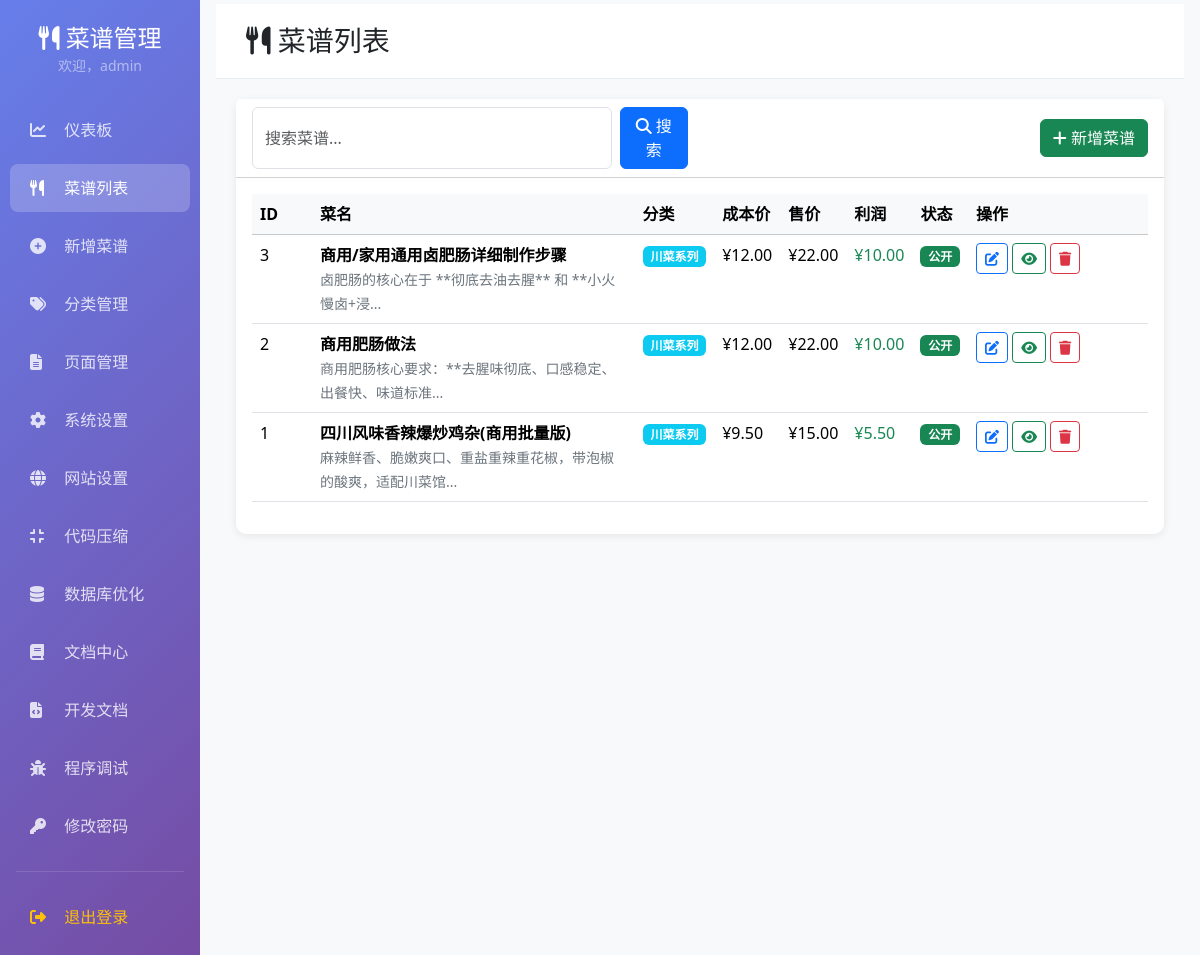
Before: /admin/recipe_list.php (signed in) with the older database file.
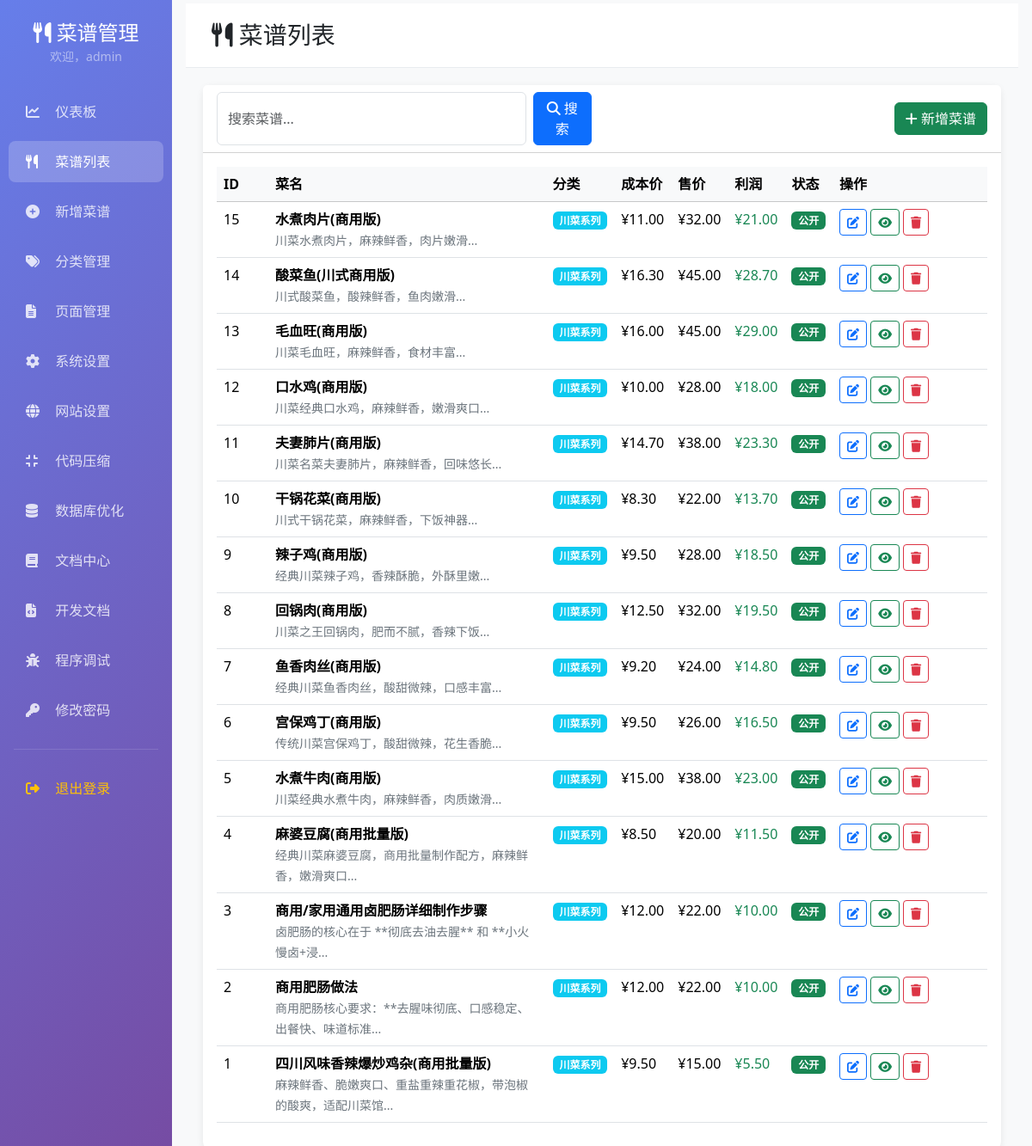
After: the same page with the newer database file.
### tables this page shows
CREATE TABLE recipes (
    id INTEGER PRIMARY KEY AUTOINCREMENT,
    title TEXT NOT NULL,
    description TEXT,
    content TEXT NOT NULL,
    cover TEXT,
    category_id INTEGER,
    cost_price REAL DEFAULT 0,
    sell_price REAL DEFAULT 0,
    is_public INTEGER DEFAULT 1,
    created_at DATETIME DEFAULT CURRENT_TIMESTAMP
);

CREATE TABLE categories (
    id INTEGER PRIMARY KEY AUTOINCREMENT,
    name TEXT NOT NULL
);

### includes/functions.php (called while the page is built, shortened)
<?php
if (!function_exists('encode_id')) {
    function encode_id($id, $type = 'recipe') {
        $base36 = base_convert($id, 10, 36);
        $pad_length = 10 - strlen($base36);
        if ($type === 'page') {
            $prefix = 'A' . substr(md5($id . 'page'), 0, 1);
        } else {
            $hash = strtoupper(md5($id . 'recipe'));
            $p1 = $hash[0];
            $p2 = $hash[1];
            $prefix = $p1 . $p2;
        }
        $encoded = $prefix . str_pad($base36, $pad_length + strlen($base36), '0', STR_PAD_LEFT);
        $hash = md5($id . $type . $encoded);
        $hash_len = strlen($hash);
        $chars = str_split($encoded);
        foreach ($chars as $i => $char) {
            if (ctype_alpha($char)) {
                $hex = $hash[$i % $hash_len];
                if ((hexdec($hex) % 2) === 0) {
                    $chars[$i] = strtolower($char);
                } else {
                    $chars[$i] = strtoupper($char);
                }
            }
        }
        return implode('', $chars);
    }
}
?>

### admin/recipe_list.php (the view, shortened to what this page needs)
<?php
require'layout_header.php';
$search=$_GET['search']??'';
$where=$search?"WHERE title LIKE '%$search%' OR description LIKE '%$search%'":'';
$list=$db->query("SELECT r.*, c.name as category_name FROM recipes r
LEFT JOIN categories c ON r.category_id=c.id
$where ORDER BY r.id DESC")->fetchAll();
?>
<div class="page-header">
<h3 class="mb-0"><i class="fas fa-utensils"></i> 菜谱列表</h3>
</div>
<div class="card">
<div class="card-header bg-white">
<div class="row align-items-center">
<div class="col-md-6">
<form method="get" class="d-flex">
<input type="text" name="search" class="form-control me-2"
placeholder="搜索菜谱..." value="<?=htmlspecialchars($search)?>">
<button class="btn btn-primary" type="submit">
<i class="fas fa-search"></i> 搜索
</button>
</form>
</div>
<div class="col-md-6 text-end">
<a href="recipe_add.php" class="btn btn-success">
<i class="fas fa-plus"></i> 新增菜谱
</a>
</div>
</div>
</div>
<div class="card-body">
<div class="table-responsive">
<table class="table table-hover">
<thead class="table-light">
<tr>
<th width="60">ID</th>
<th>菜名</th>
<th>分类</th>
<th>成本价</th>
<th>售价</th>
<th>利润</th>
<th>状态</th>
<th width="180">操作</th>
</tr>
</thead>
<tbody>
<?php foreach($list as $r):?>
<tr>
<td><?=$r['id']?></td>
<td>
<strong><?=htmlspecialchars($r['title'])?></strong>
<?php if($r['description']):?>
<br><small class="text-muted"><?=htmlspecialchars(mb_substr($r['description'],0,30))?>...</small>
<?php endif;?>
</td>
<td>
<?php if($r['category_name']):?>
<span class="badge bg-info"><?=htmlspecialchars($r['category_name'])?></span>
<?php else:?>
<span class="text-muted">未分类</span>
<?php endif;?>
</td>
<td>¥<?=number_format($r['cost_price'],2)?></td>
<td>¥<?=number_format($r['sell_price'],2)?></td>
<td>
<?php
$profit=$r['sell_price']-$r['cost_price'];
$color=$profit>0?'success':'danger';
?>
<span class="text-<?=$color?>">¥<?=number_format($profit,2)?></span>
</td>
<td>
<?php if($r['is_public']):?>
<span class="badge bg-success">公开</span>
<?php else:?>
<span class="badge bg-secondary">私有</span>
<?php endif;?>
</td>
<td>
<a href="recipe_edit.php?id=<?=$r['id']?>" class="btn btn-sm btn-outline-primary" title="编辑">
<i class="fas fa-edit"></i>
</a>
<?php
$rewrite_enabled = Config::get('rewrite_enabled', '0') === '1';
$base12 = encode_id($r['id']);
if ($rewrite_enabled) {
    $preview_url = FRONTEND_BASE_URL . $base12 . ".html";
} else {
    $preview_url = FRONTEND_BASE_URL . "recipe.php?base=" . $base12;
}
?>
<a href="<?= $preview_url ?>" target="_blank" class="btn btn-sm btn-outline-success" title="预览">
<i class="fas fa-eye"></i>
</a>
<a href="?delete=<?=$r['id']?>" class="btn btn-sm btn-outline-danger"
onclick="return confirm('确定删除《<?=htmlspecialchars($r['title'])?>》吗？')" title="删除">
<i class="fas fa-trash"></i>
</a>
</td>
</tr>
<?php endforeach;?>
</tbody>
</table>
</div>
</div>
</div>
<?php require'layout_footer.php';?>

### admin/layout_header.php (shortened to what this page needs)
<?php
$current_page=basename($_SERVER['PHP_SELF']);
?>
<!doctype html>
<html lang="zh-CN">
<head>
<link rel="stylesheet" href="https://cdnjs.cloudflare.com/ajax/libs/bootstrap/5.3.3/css/bootstrap.min.css">
<link rel="stylesheet" href="https://cdnjs.cloudflare.com/ajax/libs/font-awesome/6.5.1/css/all.min.css">
<link rel="stylesheet" href="../assets/css/admin.css">
</head>
<body>
<div class="container-fluid">
<div class="row">
<div class="col-md-2 px-0 sidebar d-none d-md-block">
<div class="text-center py-4">
<h4 class="text-white mb-0"><i class="fas fa-utensils"></i> 菜谱管理</h4>
<small class="text-white-50">欢迎，<?=htmlspecialchars($_SESSION['admin'])?></small>
</div>
<nav class="nav flex-column">
<a class="nav-link <?=$current_page=='index.php'?'active':''?>" href="index.php">
<i class="fas fa-chart-line"></i> 仪表板
</a>
<a class="nav-link <?=$current_page=='recipe_list.php'?'active':''?>" href="recipe_list.php">
<i class="fas fa-utensils"></i> 菜谱列表
</a>
<a class="nav-link <?=$current_page=='recipe_add.php'?'active':''?>" href="recipe_add.php">
<i class="fas fa-plus-circle"></i> 新增菜谱
</a>
<a class="nav-link <?=$current_page=='category.php'?'active':''?>" href="category.php">
<i class="fas fa-tags"></i> 分类管理
</a>
<a class="nav-link <?=in_array($current_page,['page_list.php','page_add.php','page_edit.php'])?'active':''?>" href="page_list.php">
<i class="fas fa-file-alt"></i> 页面管理
</a>
<a class="nav-link <?=$current_page=='settings.php'?'active':''?>" href="settings.php">
<i class="fas fa-cog"></i> 系统设置
</a>
<a class="nav-link <?=$current_page=='site_settings.php'?'active':''?>" href="site_settings.php">
<i class="fas fa-globe"></i> 网站设置
</a>
<a class="nav-link <?=$current_page=='compress.php'?'active':''?>" href="compress.php">
<i class="fas fa-compress"></i> 代码压缩
</a>
<a class="nav-link <?=$current_page=='db_optimize.php'?'active':''?>" href="db_optimize.php">
<i class="fas fa-database"></i> 数据库优化
</a>
<a class="nav-link <?=$current_page=='docs.php'?'active':''?>" href="docs.php">
<i class="fas fa-book"></i> 文档中心
</a>
<a class="nav-link <?=$current_page=='readme.php'?'active':''?>" href="readme.php">
<i class="fas fa-file-code"></i> 开发文档
</a>
<a class="nav-link <?=$current_page=='debug.php'?'active':''?>" href="debug.php">
<i class="fas fa-bug"></i> 程序调试
</a>
<a class="nav-link <?=$current_page=='profile.php'?'active':''?>" href="profile.php">
<i class="fas fa-key"></i> 修改密码
</a>
<hr class="text-white-50 mx-3">
<a class="nav-link text-warning" href="logout.php">
<i class="fas fa-sign-out-alt"></i> 退出登录
</a>
</nav>
</div>
<div class="col-md-10 content-wrapper">
<div class="p-4">

### admin/layout_footer.php (shortened to what this page needs)
</div>
</div>
</div>
</div>
</body>
</html>

### assets/css/admin.css (style rules this page uses)
.container-fluid { background:linear-gradient(135deg,#667eea 0%,#764ba2 100%) }
.sidebar { min-height:100vh;background:linear-gradient(135deg,#667eea 0%,#764ba2 100%);box-shadow:2px 0 10px rgba(0,0,0,0.1) }
.sidebar .nav-link { color:rgba(255,255,255,0.8);padding:12px 20px;margin:5px 10px;border-radius:8px;transition:all 0.3s }
.sidebar .nav-link.active { background:rgba(255,255,255,0.2);color:white;font-weight:500 }
.sidebar .nav-link i { width:20px;margin-right:10px }
.content-wrapper { background:#f8f9fa;min-height:100vh }
.card { border:none;box-shadow:0 2px 8px rgba(0,0,0,0.08);border-radius:10px }
.page-header { background:white;padding:20px 30px;margin:-20px -20px 20px -20px;border-bottom:1px solid #e9ecef }
.text-muted { color:#6c757d !important }

Changed rows visible on the page:
added recipes: id "15", title "水煮肉片(商用版)", description "川菜水煮肉片，麻辣鲜香，肉片嫩滑", category.name "川菜系列", cost_price "11.00", sell_price "32.00", profit "21.00", is_public "公开"
added recipes: id "14", title "酸菜鱼(川式商用版)", description "川式酸菜鱼，酸辣鲜香，鱼肉嫩滑", category.name "川菜系列", cost_price "16.30", sell_price "45.00", profit "28.70", is_public "公开"
added recipes: id "13", title "毛血旺(商用版)", description "川菜毛血旺，麻辣鲜香，食材丰富", category.name "川菜系列", cost_price "16.00", sell_price "45.00", profit "29.00", is_public "公开"
added recipes: id "12", title "口水鸡(商用版)", description "川菜经典口水鸡，麻辣鲜香，嫩滑爽口", category.name "川菜系列", cost_price "10.00", sell_price "28.00", profit "18.00", is_public "公开"
added recipes: id "11", title "夫妻肺片(商用版)", description "川菜名菜夫妻肺片，麻辣鲜香，回味悠长", category.name "川菜系列", cost_price "14.70", sell_price "38.00", profit "23.30", is_public "公开"
added recipes: id "10", title "干锅花菜(商用版)", description "川式干锅花菜，麻辣鲜香，下饭神器", category.name "川菜系列", cost_price "8.30", sell_price "22.00", profit "13.70", is_public "公开"
added recipes: id "9", title "辣子鸡(商用版)", description "经典川菜辣子鸡，香辣酥脆，外酥里嫩", category.name "川菜系列", cost_price "9.50", sell_price "28.00", profit "18.50", is_public "公开"
added recipes: id "8", title "回锅肉(商用版)", description "川菜之王回锅肉，肥而不腻，香辣下饭", category.name "川菜系列", cost_price "12.50", sell_price "32.00", profit "19.50", is_public "公开"
added recipes: id "7", title "鱼香肉丝(商用版)", description "经典川菜鱼香肉丝，酸甜微辣，口感丰富", category.name "川菜系列", cost_price "9.20", sell_price "24.00", profit "14.80", is_public "公开"
added recipes: id "6", title "宫保鸡丁(商用版)", description "传统川菜宫保鸡丁，酸甜微辣，花生香脆", category.name "川菜系列", cost_price "9.50", sell_price "26.00", profit "16.50", is_public "公开"
added recipes: id "5", title "水煮牛肉(商用版)", description "川菜经典水煮牛肉，麻辣鲜香，肉质嫩滑", category.name "川菜系列", cost_price "15.00", sell_price "38.00", profit "23.00", is_public "公开"
added recipes: id "4", title "麻婆豆腐(商用批量版)", description "经典川菜麻婆豆腐，商用批量制作配方，麻辣鲜香，嫩滑爽口", category.name "川菜系列", cost_price "8.50", sell_price "20.00", profit "11.50", is_public "公开"
